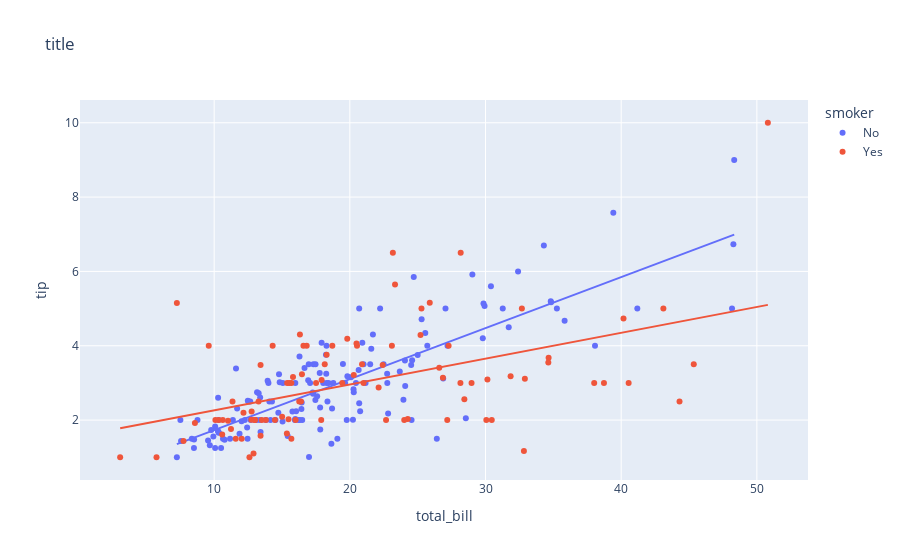

The notebook cell saved with this chart:
### Markdown cell above
### Plot

### Code cell
# R1 and R3
# Plotly scatter plot
import plotly.express as px
df = px.data.tips()
fig = px.scatter(df, x='total_bill', y ='tip',
                 color = 'smoker', title='title', trendline='ols')
fig.show()
# # plot line chat
# fig = px.line(df, title = 'hello')
# fig.show()

### Figure 1 — Plotly figure (JSON) as saved in the notebook; plotly's stock layout.template omitted (floating-point values rounded to 4 significant figures; data arrays with more than 128 entries replaced by an {"elided": "..."} marker saying what was removed)
{"data": [{"hovertemplate": "smoker=No<br>total_bill=%{x}<br>tip=%{y}<extra></extra>", "legendgroup": "No", "marker": {"color": "#636efa", "symbol": "circle"}, "mode": "markers", "name": "No", "orientation": "v", "showlegend": true, "type": "scatter", "x": {"elided": "151 float values"}, "xaxis": "x", "y": {"elided": "151 float values"}, "yaxis": "y"}, {"hovertemplate": "<b>OLS trendline</b><br>tip = 0.137156 * total_bill + 0.360069<br>R<sup>2</sup>=0.675984<br><br>smoker=No<br>total_bill=%{x}<br>tip=%{y} <b>(trend)</b><extra></extra>", "legendgroup": "No", "marker": {"color": "#636efa", "symbol": "circle"}, "mode": "lines", "name": "No", "showlegend": false, "type": "scatter", "x": {"elided": "151 float values"}, "xaxis": "x", "y": {"elided": "151 float values"}, "yaxis": "y"}, {"hovertemplate": "smoker=Yes<br>total_bill=%{x}<br>tip=%{y}<extra></extra>", "legendgroup": "Yes", "marker": {"color": "#EF553B", "symbol": "circle"}, "mode": "markers", "name": "Yes", "orientation": "v", "showlegend": true, "type": "scatter", "x": [38.01, 11.24, 20.29, 13.81, 11.02, 18.29, 3.07, 15.01, 26.86, 25.28, 17.92, 19.44, 32.68, 28.97, 5.75, 16.32, 40.17, 27.28, 12.03, 21.01, 11.35, 15.38, 44.3, 22.42, 15.36, 20.49, 25.21, 14.31, 16, 17.51, 10.59, 10.63, 50.81, 15.81, 7.25, 31.85, 16.82, 32.9, 17.89, 14.48, 9.6, 34.63, 34.65, 23.33, 45.35, 23.17, 40.55, 20.9, 30.46, 18.15, 23.1, 15.69, 19.81, 28.44, 15.48, 16.58, 10.34, 43.11, 13, 13.51, 18.71, 12.74, 13, 16.4, 20.53, 16.47, 26.59, 38.73, 24.27, 12.76, 30.06, 25.89, 13.27, 28.17, 12.9, 28.15, 11.59, 7.74, 30.14, 12.16, 13.42, 8.58, 13.42, 16.27, 10.09, 22.12, 24.01, 15.69, 15.53, 12.6, 32.83, 27.18, 22.67], "xaxis": "x", "y": [3, 1.76, 3.21, 2, 1.98, 3.76, 1, 2.09, 3.14, 5, 3.08, 3, 5, 3, 1, 4.3, 4.73, 4, 1.5, 3, 2.5, 3, 2.5, 3.48, 1.64, 4.06, 4.29, 4, 2, 3, 1.61, 2, 10, 3.16, 5.15, 3.18, 4, 3.11, 2, 2, 4, 3.55, 3.68, 5.65, 3.5, 6.5, 3, 3.5, 2, 3.5, 4, 1.5, 4.19, 2.56, 2.02, 4, 2, 5, 2, 2, 4, 2.01, 2, 2.5, 4, 3.23, 3.41, 3, 2.03, 2.23, 2, 5.16, 2.5, 6.5, 1.1, 3, 1.5, 1.44, 3.09, 2.2, 3.48, 1.92, 1.58, 2.5, 2, 2.88, 2, 3, 3, 1, 1.17, 2, 2], "yaxis": "y"}, {"hovertemplate": "<b>OLS trendline</b><br>tip = 0.0695902 * total_bill + 1.56427<br>R<sup>2</sup>=0.238357<br><br>smoker=Yes<br>total_bill=%{x}<br>tip=%{y} <b>(trend)</b><extra></extra>", "legendgroup": "Yes", "marker": {"color": "#EF553B", "symbol": "circle"}, "mode": "lines", "name": "Yes", "showlegend": false, "type": "scatter", "x": [3.07, 5.75, 7.25, 7.74, 8.58, 9.6, 10.09, 10.34, 10.59, 10.63, 11.02, 11.24, 11.35, 11.59, 12.03, 12.16, 12.6, 12.74, 12.76, 12.9, 13, 13, 13.27, 13.42, 13.42, 13.51, 13.81, 14.31, 14.48, 15.01, 15.36, 15.38, 15.48, 15.53, 15.69, 15.69, 15.81, 16, 16.27, 16.32, 16.4, 16.47, 16.58, 16.82, 17.51, 17.89, 17.92, 18.15, 18.29, 18.71, 19.44, 19.81, 20.29, 20.49, 20.53, 20.9, 21.01, 22.12, 22.42, 22.67, 23.1, 23.17, 23.33, 24.01, 24.27, 25.21, 25.28, 25.89, 26.59, 26.86, 27.18, 27.28, 28.15, 28.17, 28.44, 28.97, 30.06, 30.14, 30.46, 31.85, 32.68, 32.83, 32.9, 34.63, 34.65, 38.01, 38.73, 40.17, 40.55, 43.11, 44.3, 45.35, 50.81], "xaxis": "x", "y": [1.778, 1.964, 2.069, 2.103, 2.161, 2.232, 2.266, 2.284, 2.301, 2.304, 2.331, 2.346, 2.354, 2.371, 2.401, 2.41, 2.441, 2.451, 2.452, 2.462, 2.469, 2.469, 2.488, 2.498, 2.498, 2.504, 2.525, 2.56, 2.572, 2.609, 2.633, 2.635, 2.642, 2.645, 2.656, 2.656, 2.664, 2.678, 2.697, 2.7, 2.706, 2.71, 2.718, 2.735, 2.783, 2.809, 2.811, 2.827, 2.837, 2.866, 2.917, 2.943, 2.976, 2.99, 2.993, 3.019, 3.026, 3.104, 3.124, 3.142, 3.172, 3.177, 3.188, 3.235, 3.253, 3.319, 3.324, 3.366, 3.415, 3.433, 3.456, 3.463, 3.523, 3.525, 3.543, 3.58, 3.656, 3.662, 3.684, 3.781, 3.838, 3.849, 3.854, 3.974, 3.976, 4.209, 4.26, 4.36, 4.386, 4.564, 4.647, 4.72, 5.1], "yaxis": "y"}], "layout": {"legend": {"title": {"text": "smoker"}, "tracegroupgap": 0}, "title": {"text": "title"}, "xaxis": {"anchor": "y", "domain": [0, 1], "title": {"text": "total_bill"}}, "yaxis": {"anchor": "x", "domain": [0, 1], "title": {"text": "tip"}}}}
